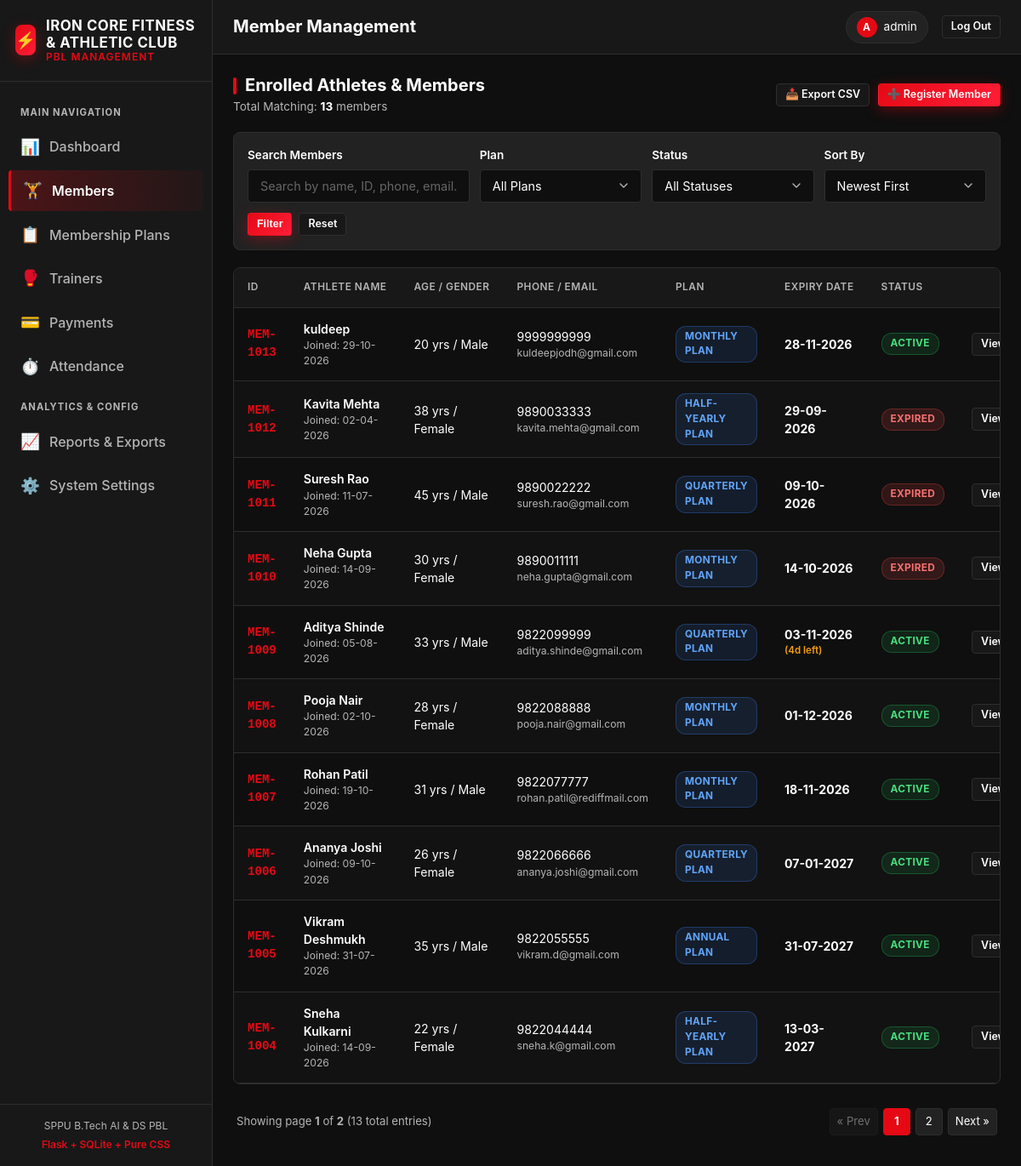
/members (signed in), run on the app's committed database.
### tables this page shows
CREATE TABLE settings (
            key TEXT PRIMARY KEY,
            value TEXT NOT NULL
        );

CREATE TABLE members (
            id INTEGER PRIMARY KEY AUTOINCREMENT,
            member_id TEXT UNIQUE NOT NULL,
            full_name TEXT NOT NULL,
            age INTEGER NOT NULL CHECK(age >= 12 AND age <= 90),
            gender TEXT NOT NULL CHECK(gender IN ('Male', 'Female', 'Other')),
            phone TEXT NOT NULL,
            email TEXT NOT NULL,
            address TEXT NOT NULL,
            registration_date TEXT NOT NULL,
            plan_id INTEGER NOT NULL,
            start_date TEXT NOT NULL,
            expiry_date TEXT NOT NULL,
            FOREIGN KEY(plan_id) REFERENCES membership_plans(id) ON DELETE RESTRICT
        );

CREATE TABLE membership_plans (
            id INTEGER PRIMARY KEY AUTOINCREMENT,
            plan_name TEXT UNIQUE NOT NULL,
            duration_days INTEGER NOT NULL CHECK(duration_days > 0),
            price REAL NOT NULL CHECK(price >= 0),
            description TEXT
        );

### app.py (the view)
@app.route("/members")
@login_required
def members_list():
    search_query = request.args.get("q", "").strip()
    selected_plan = request.args.get("plan", "").strip()
    selected_status = request.args.get("status", "").strip()
    selected_sort = request.args.get("sort", "newest").strip()
    try:
        page = max(1, int(request.args.get("page", 1)))
    except ValueError:
        page = 1
    per_page = 10
    offset = (page - 1) * per_page
    today = get_today_ist()
    today_iso = today.isoformat()
    where_clauses = ["1=1"]
    params: List[Any] = []
    if search_query:
        where_clauses.append(
            "(m.full_name LIKE ? OR m.member_id LIKE ? OR m.phone LIKE ? OR m.email LIKE ?)"
        )
        like_term = f"%{search_query}%"
        params.extend([like_term, like_term, like_term, like_term])
    if selected_plan:
        where_clauses.append("m.plan_id = ?")
        params.append(selected_plan)
    if selected_status == "active":
        where_clauses.append("m.expiry_date >= ?")
        params.append(today_iso)
    elif selected_status == "expired":
        where_clauses.append("m.expiry_date < ?")
        params.append(today_iso)
    where_sql = " AND ".join(where_clauses)
    sort_orders = {
        "newest": "m.id DESC",
        "oldest": "m.id ASC",
        "name_asc": "m.full_name ASC",
        "name_desc": "m.full_name DESC",
        "expiry_asc": "m.expiry_date ASC",
        "expiry_desc": "m.expiry_date DESC",
    }
    order_by_sql = sort_orders.get(selected_sort, "m.id DESC")
    count_query = f"SELECT COUNT(*) AS total FROM members m WHERE {where_sql};"
    count_row = query_db(count_query, tuple(params), one=True)
    total_count = count_row["total"] if count_row else 0
    total_pages = max(1, (total_count + per_page - 1) // per_page)
    members_query = f"""
        SELECT m.id, m.member_id, m.full_name, m.age, m.gender, m.phone, m.email,
               m.registration_date, m.start_date, m.expiry_date, p.plan_name
        FROM members m
        JOIN membership_plans p ON m.plan_id = p.id
        WHERE {where_sql}
        ORDER BY {order_by_sql}
        LIMIT ? OFFSET ?;
    """
    query_params = list(params) + [per_page, offset]
    rows = query_db(members_query, tuple(query_params))
    members = []
    for r in rows:
        exp_dt = date.fromisoformat(r["expiry_date"])
        days_left = (exp_dt - today).days
        members.append({
            "id": r["id"],
            "member_id": r["member_id"],
            "full_name": r["full_name"],
            "age": r["age"],
            "gender": r["gender"],
            "phone": r["phone"],
            "email": r["email"],
            "registration_date": r["registration_date"],
            "start_date": r["start_date"],
            "expiry_date": r["expiry_date"],
            "plan_name": r["plan_name"],
            "days_left": days_left,
        })
    plans = query_db("SELECT id, plan_name FROM membership_plans ORDER BY price ASC;")
    return render_template(
        "members.html",
        active_page="members",
        members=members,
        plans=plans,
        total_count=total_count,
        total_pages=total_pages,
        current_page=page,
        search_query=search_query,
        selected_plan=selected_plan,
        selected_status=selected_status,
        selected_sort=selected_sort,
    )

### app.py (called while the page is built)
def get_now_ist() -> datetime:
    return datetime.now(IST)

def get_today_ist() -> date:
    return get_now_ist().date()

def get_db():
    if "db" not in g:
        g.db = database.get_db_connection()
    return g.db

def query_db(query: str, args: tuple = (), one: bool = False):
    cur = get_db().execute(query, args)
    rv = cur.fetchall()
    cur.close()
    return (rv[0] if rv else None) if one else rv

def get_gym_setting(key: str, default: str = "") -> str:
    row = query_db("SELECT value FROM settings WHERE key = ?;", (key,), one=True)
    return row["value"] if row else default

@app.template_filter("format_date")
def format_date_filter(iso_date_str: str) -> str:
    if not iso_date_str:
        return "—"
    try:
        parts = str(iso_date_str).split(" ")[0].split("-")
        if len(parts) == 3:
            return f"{parts[2]}-{parts[1]}-{parts[0]}"
        return str(iso_date_str)
    except Exception:
        return str(iso_date_str)

def generate_csrf_token() -> str:
    if "csrf_token" not in session:
        session["csrf_token"] = secrets.token_urlsafe(32)
    return session["csrf_token"]

@app.context_processor
def inject_global_template_data() -> Dict[str, Any]:
    today = get_today_ist()
    gym_name = get_gym_setting("gym_name", "IRON CORE FITNESS & ATHLETIC CLUB")
    return {
        "gym_name": gym_name,
        "today_iso": today.isoformat(),
        "today_formatted": today.strftime("%d-%m-%Y"),
    }

@app.before_request
def verify_csrf_token():
    if request.method == "POST":
        client_token = request.form.get("csrf_token")
        server_token = session.get("csrf_token")
        if not client_token or not server_token:
            abort(400, description="CSRF token missing from form submission.")
        if not hmac.compare_digest(str(client_token), str(server_token)):
            abort(400, description="CSRF token validation failed. Submission rejected.")

@app.after_request
def apply_security_headers(response: Response) -> Response:
    response.headers["Content-Security-Policy"] = (
        "default-src 'self'; "
        "script-src 'none'; "
        "style-src 'self' 'unsafe-inline'; "
        "img-src 'self' data:; "
        "font-src 'self';"
    )
    response.headers["X-Content-Type-Options"] = "nosniff"
    response.headers["X-Frame-Options"] = "SAMEORIGIN"
    response.headers["X-XSS-Protection"] = "1; mode=block"
    return response

### templates/members.html (shortened to what this page needs)
{% extends "base.html" %}
{% block page_title %}Member Management{% endblock %}
{% block content %}
<div class="section-header">
  <div>
    <h2 class="section-title">Enrolled Athletes &amp; Members</h2>
    <p style="font-size: 0.85rem; color: var(--muted); margin-top: 2px;">
      Total Matching: <strong style="color: var(--text);">{{ total_count }}</strong> members
    </p>
  </div>
  <div style="display: flex; gap: 10px; flex-wrap: wrap;">
    <a href="{{ url_for('export_members_csv') }}?q={{ search_query }}&plan={{ selected_plan }}&status={{ selected_status }}" class="btn btn-secondary btn-sm" title="Export current list as CSV">
      <span>📥 Export CSV</span>
    </a>
    <a href="{{ url_for('member_add') }}" class="btn btn-primary btn-sm">
      <span>➕ Register Member</span>
    </a>
  </div>
</div>
<form method="GET" action="{{ url_for('members_list') }}" class="filter-bar">
  <div class="filter-item" style="flex: 2 1 240px;">
    <label for="q" class="form-label">Search Members</label>
    <input
      type="text"
      id="q"
      name="q"
      class="form-control"
      placeholder="Search by name, ID, phone, email..."
      value="{{ search_query }}"
    >
  </div>
  <div class="filter-item">
    <label for="plan" class="form-label">Plan</label>
    <select id="plan" name="plan" class="form-control">
      <option value="">All Plans</option>
    </select>
  </div>
  <div class="filter-item">
    <label for="status" class="form-label">Status</label>
    <select id="status" name="status" class="form-control">
      <option value="">All Statuses</option>
    </select>
  </div>
  <div class="filter-item">
    <label for="sort" class="form-label">Sort By</label>
    <select id="sort" name="sort" class="form-control">
      <option value="newest" {% if selected_sort == 'newest' %}selected{% endif %}>Newest First</option>
    </select>
  </div>
  <div class="filter-actions">
    <button type="submit" class="btn btn-primary btn-sm">Filter</button>
    <a href="{{ url_for('members_list') }}" class="btn btn-secondary btn-sm">Reset</a>
  </div>
</form>
{% if members %}
  <div class="table-responsive">
    <table class="table">
      <thead>
        <tr>
          <th>ID</th>
          <th>Athlete Name</th>
          <th>Age / Gender</th>
          <th>Phone / Email</th>
          <th>Plan</th>
          <th>Expiry Date</th>
          <th>Status</th>
          <th style="text-align: right;">Actions</th>
        </tr>
      </thead>
      <tbody>
        {% for m in members %}
          <tr>
            <td style="font-family: monospace; font-weight: 700;">
              <a href="{{ url_for('member_details', member_id=m.member_id) }}">{{ m.member_id }}</a>
            </td>
            <td>
              <a href="{{ url_for('member_details', member_id=m.member_id) }}" style="font-weight: 600; color: #fff;">
                {{ m.full_name }}
              </a>
              <div style="font-size: 0.76rem; color: var(--muted);">Joined: {{ m.registration_date | format_date }}</div>
            </td>
            <td>{{ m.age }} yrs / {{ m.gender }}</td>
            <td>
              <div>{{ m.phone }}</div>
              <div style="font-size: 0.76rem; color: var(--muted);">{{ m.email }}</div>
            </td>
            <td><span class="badge badge-info">{{ m.plan_name }}</span></td>
            <td>
              <strong>{{ m.expiry_date | format_date }}</strong>
              {% if m.expiry_date >= today_iso and m.days_left is defined and m.days_left <= 7 %}
                <div style="font-size: 0.72rem; color: var(--warning); font-weight: 600;">
                  ({{ m.days_left }}d left)
                </div>
              {% endif %}
            </td>
            <td>
              {% if m.expiry_date >= today_iso %}
                <span class="badge badge-active">Active</span>
              {% else %}
                <span class="badge badge-expired">Expired</span>
              {% endif %}
            </td>
            <td style="text-align: right;">
              <div class="table-actions" style="justify-content: flex-end;">
                <a href="{{ url_for('member_details', member_id=m.member_id) }}" class="btn btn-secondary btn-sm" title="View Details">
                  View
                </a>
              </div>
            </td>
          </tr>
        {% endfor %}
      </tbody>
    </table>
  </div>
  {% if total_pages > 1 %}
    <div class="pagination">
      <div class="pagination-info">
        Showing page <strong>{{ current_page }}</strong> of <strong>{{ total_pages }}</strong> ({{ total_count }} total entries)
      </div>
      <ul class="pagination-links">
        <li class="page-item {% if current_page <= 1 %}disabled{% endif %}">
          <a class="page-link" href="{{ url_for('members_list', page=current_page-1, q=search_query, plan=selected_plan, status=selected_status, sort=selected_sort) }}">
            &laquo; Prev
          </a>
        </li>
        {% for p in range(1, total_pages + 1) %}
          {% if p == current_page %}
            <li class="page-item active"><span class="page-link">{{ p }}</span></li>
          {% elif p == 1 or p == total_pages or (p >= current_page - 2 and p <= current_page + 2) %}
            <li class="page-item">
              <a class="page-link" href="{{ url_for('members_list', page=p, q=search_query, plan=selected_plan, status=selected_status, sort=selected_sort) }}">{{ p }}</a>
            </li>
          {% elif p == current_page - 3 or p == current_page + 3 %}
            <li class="page-item disabled"><span class="page-link">...</span></li>
          {% endif %}
        {% endfor %}
        <li class="page-item {% if current_page >= total_pages %}disabled{% endif %}">
          <a class="page-link" href="{{ url_for('members_list', page=current_page+1, q=search_query, plan=selected_plan, status=selected_status, sort=selected_sort) }}">
            Next &raquo;
          </a>
        </li>
      </ul>
    </div>
  {% endif %}
{% endif %}
{% endblock %}

### templates/base.html (shortened to what this page needs)
<!DOCTYPE html>
<html lang="en">
<head>
  <link rel="stylesheet" href="{{ url_for('static', filename='css/style.css') }}">
</head>
<body>
  <div class="app-container">
    <aside class="sidebar">
      <div class="sidebar-brand">
        <div class="brand-icon">⚡</div>
        <div class="brand-title">
          {{ gym_name }}
          <span>PBL Management</span>
        </div>
      </div>
      <ul class="sidebar-nav">
        <li class="nav-heading">Main Navigation</li>
        <li>
          <a href="{{ url_for('dashboard') }}" class="nav-link {% if active_page == 'dashboard' %}active{% endif %}">
            <span class="nav-icon">📊</span>
            <span>Dashboard</span>
          </a>
        </li>
        <li>
          <a href="{{ url_for('members_list') }}" class="nav-link {% if active_page == 'members' %}active{% endif %}">
            <span class="nav-icon">🏋️</span>
            <span>Members</span>
          </a>
        </li>
        <li>
          <a href="{{ url_for('plans_list') }}" class="nav-link {% if active_page == 'plans' %}active{% endif %}">
            <span class="nav-icon">📋</span>
            <span>Membership Plans</span>
          </a>
        </li>
        <li>
          <a href="{{ url_for('trainers_list') }}" class="nav-link {% if active_page == 'trainers' %}active{% endif %}">
            <span class="nav-icon">🥊</span>
            <span>Trainers</span>
          </a>
        </li>
        <li>
          <a href="{{ url_for('payments_list') }}" class="nav-link {% if active_page == 'payments' %}active{% endif %}">
            <span class="nav-icon">💳</span>
            <span>Payments</span>
          </a>
        </li>
        <li>
          <a href="{{ url_for('attendance_view') }}" class="nav-link {% if active_page == 'attendance' %}active{% endif %}">
            <span class="nav-icon">⏱️</span>
            <span>Attendance</span>
          </a>
        </li>
        <li class="nav-heading">Analytics & Config</li>
        <li>
          <a href="{{ url_for('reports_view') }}" class="nav-link {% if active_page == 'reports' %}active{% endif %}">
            <span class="nav-icon">📈</span>
            <span>Reports & Exports</span>
          </a>
        </li>
        <li>
          <a href="{{ url_for('settings_view') }}" class="nav-link {% if active_page == 'settings' %}active{% endif %}">
            <span class="nav-icon">⚙️</span>
            <span>System Settings</span>
          </a>
        </li>
      </ul>
      <div class="sidebar-footer">
        <div>SPPU B.Tech AI &amp; DS PBL</div>
        <div style="margin-top: 4px; color: var(--accent); font-weight: 600;">Flask + SQLite + Pure CSS</div>
      </div>
    </aside>
    <div class="main-wrapper">
      <header class="topbar">
        <div class="topbar-left">
          <h1 class="page-title">{% block page_title %}Dashboard{% endblock %}</h1>
        </div>
        <div class="topbar-right">
          <div class="admin-badge">
            <div class="admin-avatar">{{ session.get('username', 'A')[0]|upper }}</div>
            <span>{{ session.get('username', 'Admin') }}</span>
          </div>
          <a href="{{ url_for('logout') }}" class="btn btn-secondary btn-sm" title="Log Out">
            <span>Log Out</span>
          </a>
        </div>
      </header>
      <main class="page-content">
        {% block content %}{% endblock %}
      </main>
    </div>
  </div>
</body>
</html>

### data on the page
settings: value "IRON CORE FITNESS & ATHLETIC CLUB"
members: member_id "MEM-1013", full_name "kuldeep", registration_date "29-10-2026", age "20", gender "Male", phone "9999999999", email "kuldeepjodh@gmail.com", plan_name "MONTHLY PLAN", expiry_date "28-11-2026", shows "ACTIVE"
members: member_id "MEM-1012", full_name "Kavita Mehta", registration_date "02-04-2026", age "38", gender "Female", phone "9890033333", email "kavita.mehta@gmail.com", plan_name "HALF-YEARLY PLAN", expiry_date "29-09-2026", shows "EXPIRED"
members: member_id "MEM-1011", full_name "Suresh Rao", registration_date "11-07-2026", age "45", gender "Male", phone "9890022222", email "suresh.rao@gmail.com", plan_name "QUARTERLY PLAN", expiry_date "09-10-2026", shows "EXPIRED"
members: member_id "MEM-1010", full_name "Neha Gupta", registration_date "14-09-2026", age "30", gender "Female", phone "9890011111", email "neha.gupta@gmail.com", plan_name "MONTHLY PLAN", expiry_date "14-10-2026", shows "EXPIRED"
members: member_id "MEM-1009", full_name "Aditya Shinde", registration_date "05-08-2026", age "33", gender "Male", phone "9822099999", email "aditya.shinde@gmail.com", plan_name "QUARTERLY PLAN", expiry_date "03-11-2026", days_left "4", shows "ACTIVE"
members: member_id "MEM-1008", full_name "Pooja Nair", registration_date "02-10-2026", age "28", gender "Female", phone "9822088888", email "pooja.nair@gmail.com", plan_name "MONTHLY PLAN", expiry_date "01-12-2026", shows "ACTIVE"
members: member_id "MEM-1007", full_name "Rohan Patil", registration_date "19-10-2026", age "31", gender "Male", phone "9822077777", email "rohan.patil@rediffmail.com", plan_name "MONTHLY PLAN", expiry_date "18-11-2026", shows "ACTIVE"
members: member_id "MEM-1006", full_name "Ananya Joshi", registration_date "09-10-2026", age "26", gender "Female", phone "9822066666", email "ananya.joshi@gmail.com", plan_name "QUARTERLY PLAN", expiry_date "07-01-2027", shows "ACTIVE"
members: member_id "MEM-1005", full_name "Vikram Deshmukh", registration_date "31-07-2026", age "35", gender "Male", phone "9822055555", email "vikram.d@gmail.com", plan_name "ANNUAL PLAN", expiry_date "31-07-2027", shows "ACTIVE"
members: member_id "MEM-1004", full_name "Sneha Kulkarni", registration_date "14-09-2026", age "22", gender "Female", phone "9822044444", email "sneha.k@gmail.com", plan_name "HALF-YEARLY PLAN", expiry_date "13-03-2027", shows "ACTIVE"

### other printed values
{{ session.get('username', 'A')[0]|upper }} "A"
{{ session.get('username', 'Admin') }} "admin"
{{ total_count }} "13"
{{ current_page }} "1"
{{ total_pages }} "2"
{{ p }} "1"
{{ p }} "2"
